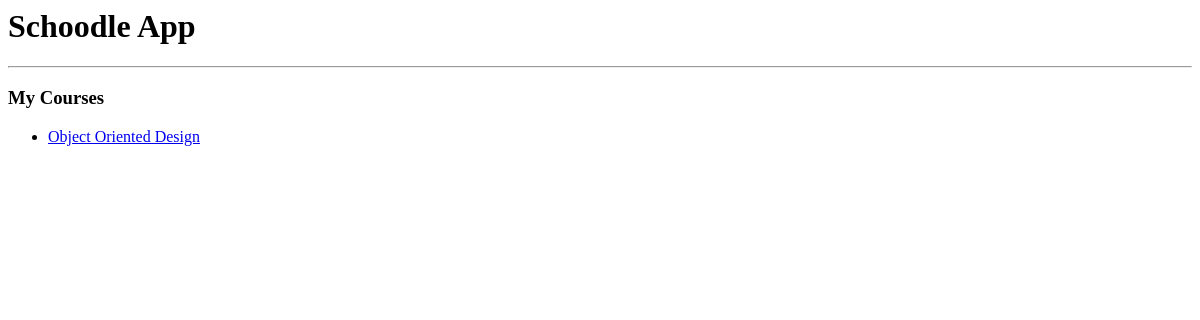
Before: /schoodle/instructor/6 with the older database file.
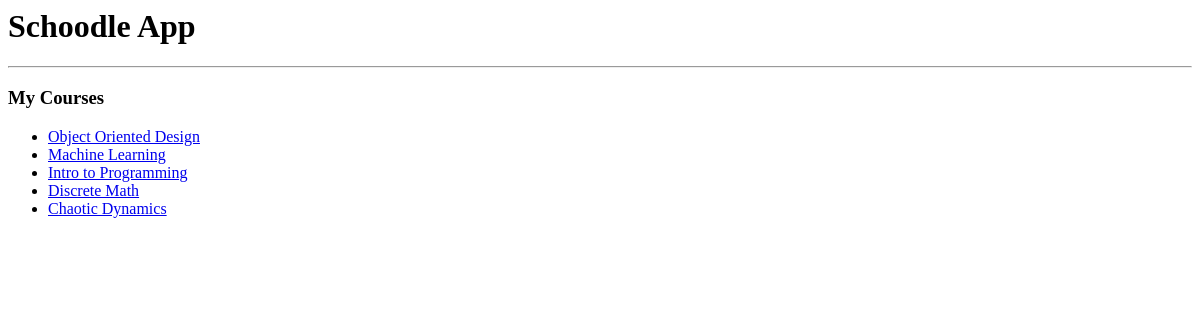
After: the same page with the newer database file.
### schoodle_app/models.py (models this page shows, shortened)
class Course(models.Model):
    name = models.CharField(max_length=200)

### schoodle_app/views.py (the view)
# urls.py: path("instructor/<int:instructor_id>", views.instructor_splash, name='instructor_splash'),
def instructor_splash(request,instructor_id):
    courses = Instructor.objects.get(id=instructor_id).courses.all()
    template = loader.get_template('schoodle_app/instructor_splash.html')
    context = {"courses":courses,"instructor_id":instructor_id}
    return HttpResponse(template.render(context,request))

### schoodle_app/templates/schoodle_app/instructor_splash.html
<h1>Schoodle App</h1><hr>
<h3>My Courses</h3>
{% if courses %}
        <ul>
                {% for c in courses %}
		<li><a href="/schoodle/course/{{ c.id }}/instructorview/{{instructor_id}}">{{c.name}}</a></li>
                {% endfor %}
        </ul>
{% else %}
<p> No Courses are available </p>
{% endif %}

Changed rows visible on the page:
now on this page (row unchanged): Course: name "Machine Learning"
added Course: name "Intro to Programming"
added Course: name "Discrete Math"
added Course: name "Chaotic Dynamics"
